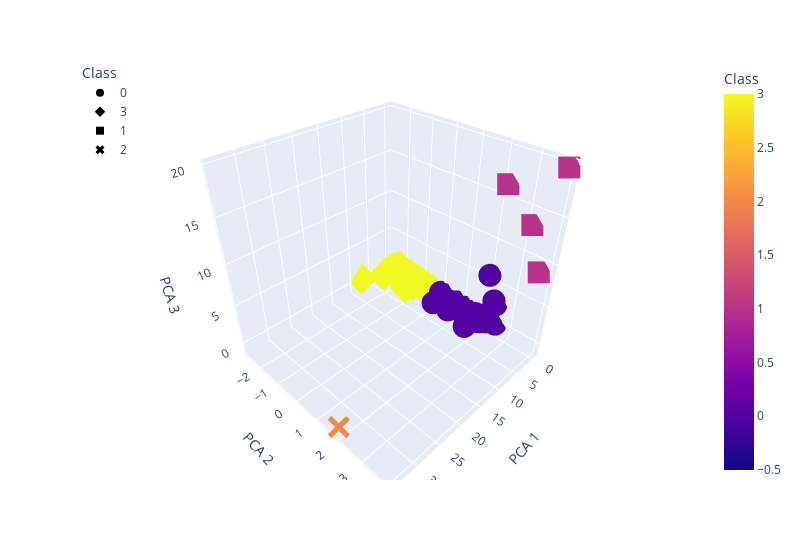

Notebook source saved alongside this figure:
### Markdown cell above
### Deliverable 4: Visualizing Cryptocurrencies Results

#### 3D-Scatter with Clusters

### Code cell
# Creating a 3D-Scatter with the PCA data and the clusters
fig = px.scatter_3d(
    clustered_df,
    x="PCA 1",
    y="PCA 2",
    z="PCA 3",
    color="Class",
    symbol="Class",
    hover_name="CoinName",
    hover_data=["Algorithm"],
    width=800
)
fig.update_layout(legend=dict(x=0, y=1))
fig.show()

### Figure 1 — Plotly figure (JSON) as saved in the notebook; plotly's stock layout.template omitted (floating-point values rounded to 4 significant figures; data arrays with more than 128 entries replaced by an {"elided": "..."} marker saying what was removed)
{"data": [{"customdata": {"elided": "290x1 str values"}, "hovertemplate": "<b>%{hovertext}</b><br><br>Class=%{marker.color}<br>PCA 1=%{x}<br>PCA 2=%{y}<br>PCA 3=%{z}<br>Algorithm=%{customdata[0]}<extra></extra>", "hovertext": {"elided": "290 str values"}, "legendgroup": "0", "marker": {"color": {"elided": "290 int values"}, "coloraxis": "coloraxis", "symbol": "circle"}, "mode": "markers", "name": "0", "scene": "scene", "showlegend": true, "type": "scatter3d", "x": {"elided": "290 float values"}, "y": {"elided": "290 float values"}, "z": {"elided": "290 float values"}}, {"customdata": {"elided": "238x1 str values"}, "hovertemplate": "<b>%{hovertext}</b><br><br>Class=%{marker.color}<br>PCA 1=%{x}<br>PCA 2=%{y}<br>PCA 3=%{z}<br>Algorithm=%{customdata[0]}<extra></extra>", "hovertext": {"elided": "238 str values"}, "legendgroup": "3", "marker": {"color": {"elided": "238 int values"}, "coloraxis": "coloraxis", "symbol": "diamond"}, "mode": "markers", "name": "3", "scene": "scene", "showlegend": true, "type": "scatter3d", "x": {"elided": "238 float values"}, "y": {"elided": "238 float values"}, "z": {"elided": "238 float values"}}, {"customdata": [["Proof-of-Authority"], ["ECC 256K1"], ["SHA3-256"], ["Leased POS"]], "hovertemplate": "<b>%{hovertext}</b><br><br>Class=%{marker.color}<br>PCA 1=%{x}<br>PCA 2=%{y}<br>PCA 3=%{z}<br>Algorithm=%{customdata[0]}<extra></extra>", "hovertext": ["Poa Network", "Acute Angle Cloud", "Fiii", "Waves"], "legendgroup": "1", "marker": {"color": [1, 1, 1, 1], "coloraxis": "coloraxis", "symbol": "square"}, "mode": "markers", "name": "1", "scene": "scene", "showlegend": true, "type": "scatter3d", "x": [-0.4447, -0.2835, -0.5036, -0.462], "y": [3.953, 3.72, 3.201, 2.203], "z": [19.8, 8.908, 13.38, 16.45]}, {"customdata": [["TRC10"]], "hovertemplate": "<b>%{hovertext}</b><br><br>Class=%{marker.color}<br>PCA 1=%{x}<br>PCA 2=%{y}<br>PCA 3=%{z}<br>Algorithm=%{customdata[0]}<extra></extra>", "hovertext": ["BitTorrent"], "legendgroup": "2", "marker": {"color": [2], "coloraxis": "coloraxis", "symbol": "x"}, "mode": "markers", "name": "2", "scene": "scene", "showlegend": true, "type": "scatter3d", "x": [34.08], "y": [1.815], "z": [-0.7373]}], "layout": {"coloraxis": {"colorbar": {"title": {"text": "Class"}}, "colorscale": [[0, "#0d0887"], [0.1111, "#46039f"], [0.2222, "#7201a8"], [0.3333, "#9c179e"], [0.4444, "#bd3786"], [0.5556, "#d8576b"], [0.6667, "#ed7953"], [0.7778, "#fb9f3a"], [0.8889, "#fdca26"], [1, "#f0f921"]]}, "legend": {"title": {"text": "Class"}, "tracegroupgap": 0, "x": 0, "y": 1}, "margin": {"t": 60}, "scene": {"domain": {"x": [0, 1], "y": [0, 1]}, "xaxis": {"title": {"text": "PCA 1"}}, "yaxis": {"title": {"text": "PCA 2"}}, "zaxis": {"title": {"text": "PCA 3"}}}, "width": 800}}
